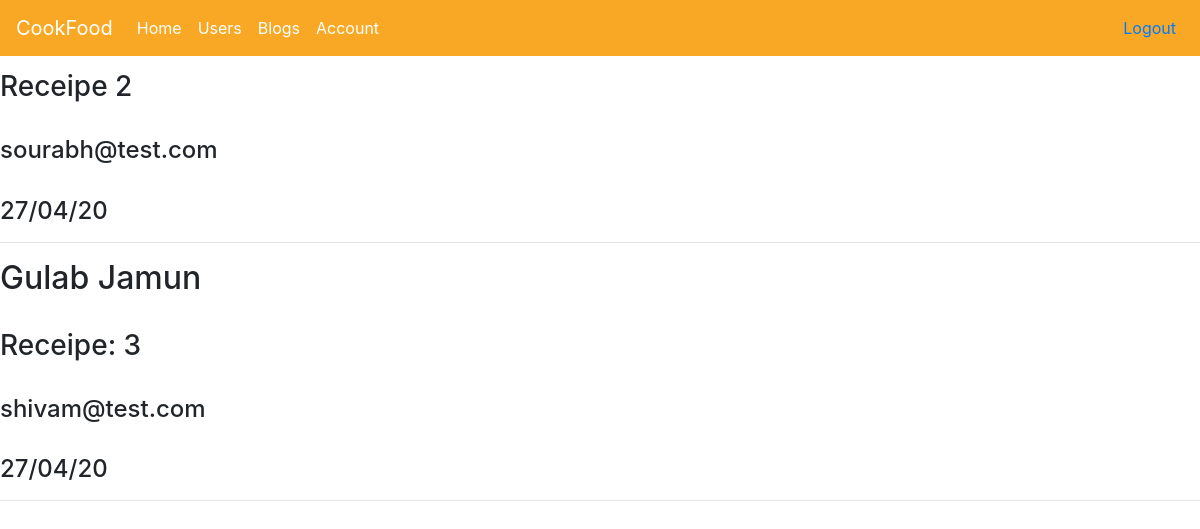
The page /blogs/view_blogs (signed in) on the database its author committed.
### my_project/blogs/models.py (models this page shows, shortened)
class Blog(db.Model):
    __tablename__ = 'blogs'
    id = db.Column(db.Integer, primary_key=True)
    dish_name = db.Column(db.String(60), nullable=False)
    dish_receipe = db.Column(db.Text)
    date = db.Column(db.DateTime, nullable=False, default=datetime.utcnow)
    email = db.Column(db.String(80), db.ForeignKey('users.email'), nullable=False)
    user = db.relationship('User', backref=db.backref('blogs', lazy=True))

### my_project/blogs/view.py (the view)
@blog_bp.route("/view_blogs")
@login_required
def view_blogs():
    blogs_list = Blog.query.all()
    return render_template('blogs/view_blogs.html', blogs_list=blogs_list)

### my_project/sign_up/models.py (called while the page is built)
@login_manager.user_loader
def load_user(user_id):
    return User.query.get(user_id)

### my_project/blogs/templates/blogs/view_blogs.html
{% extends "base.html" %} {% block content %} {% for blog in blogs_list %}
<h2>{{blog.dish_name}}</h2> <br>
<h3>{{blog.dish_receipe}}</h3> <br>
<h4>{{blog.email}}</h4><br>
<h4>{{blog.date.strftime("%d/%m/%y")}}</h4>
<hr> {% endfor %} {% endblock %}

### my_project/static/css/main.css (style rules this page uses)
:root { --primary_color: #f9a825; --accent_color: #FBC02D; --nav_item_color: white; --nav_item_color_hover: #F57F17; }
html, body { height: 100%; }

### rows shown on the page
Blog: dish_receipe "Receipe 2", email "sourabh@test.com", date "27/04/20"
Blog: dish_name "Gulab Jamun", dish_receipe "Receipe: 3", email "shivam@test.com", date "27/04/20"
